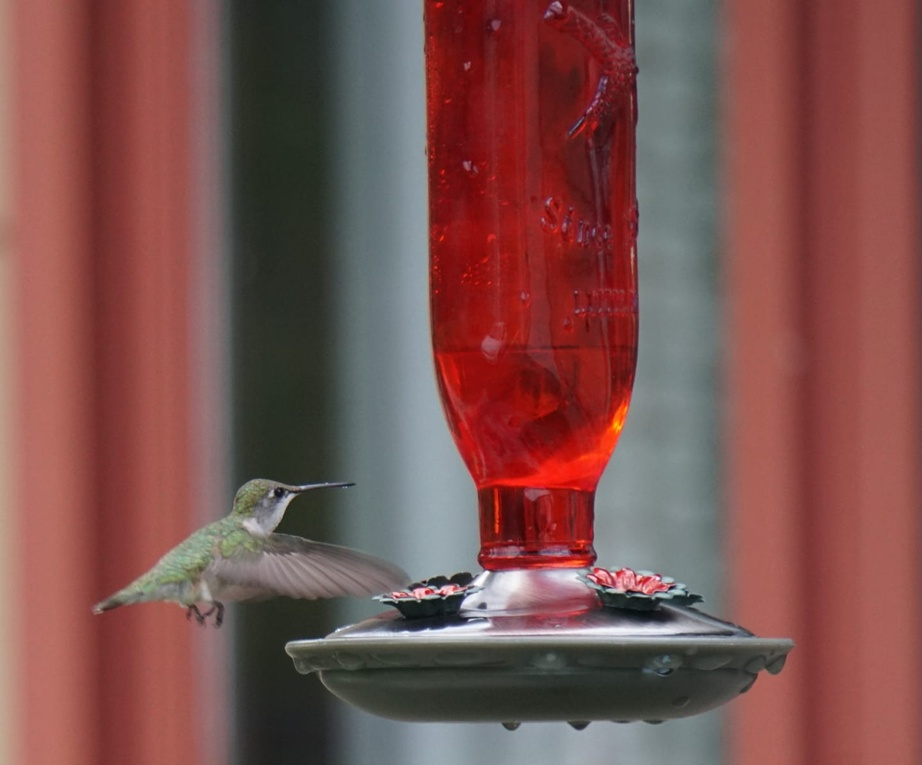
#> input picture CV/before/CV_WEEK02_2_AM/hummingbird.jpg, 922 x 765 px, shrunk from 1440 x 1195 before the run
$ python apply_flip.py
#> lines starting #> are read from the running program, lines starting #| are printed output that depends on the picture
from PIL import Image, ImageOps


## 위아래 변경
def flip(image_path, output_path):
#> called with image_path = 'hummingbird.jpg', output_path = 'hummingbird_fliped.jpg'
    image = Image.open(image_path)
#> image is the input picture: PIL image 922x765 RGB; mean R, G, B 124.8, 81.9, 78.8
    converted_image = ImageOps.flip(image)
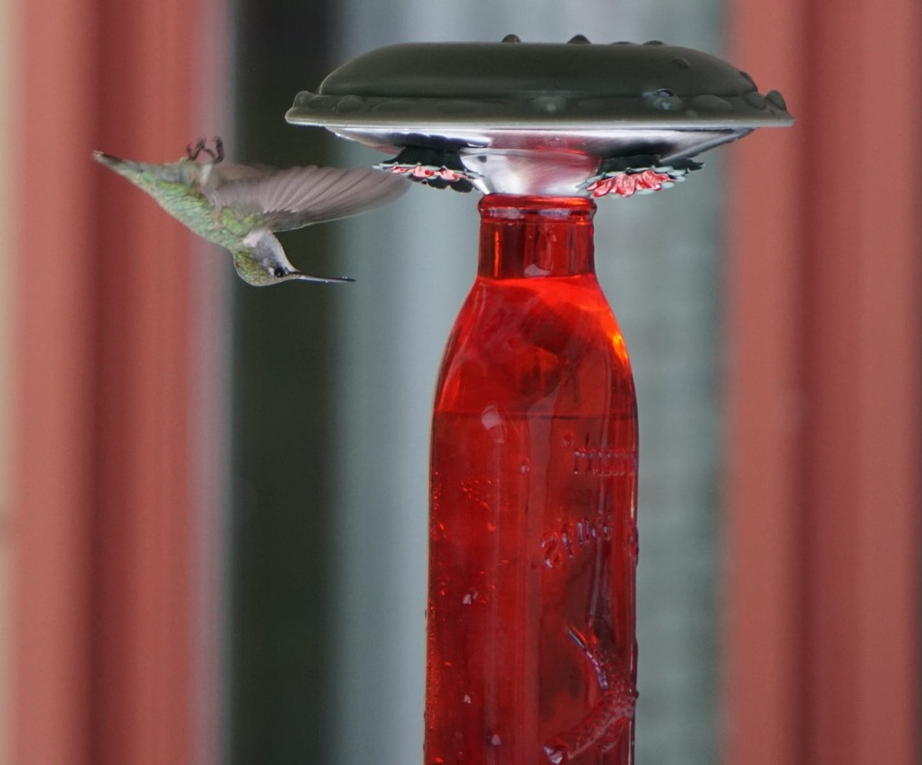
#> converted_image: PIL image 922x765 RGB; mean R, G, B 124.8, 81.9, 78.8
    converted_image.save(output_path)

if __name__ == "__main__":
    flip("hummingbird.jpg", "hummingbird_fliped.jpg")

$ run again, with CV/before/CV_WEEK02_2_AM/snowman.jpg copied over CV/before/CV_WEEK02_2_AM/hummingbird.jpg
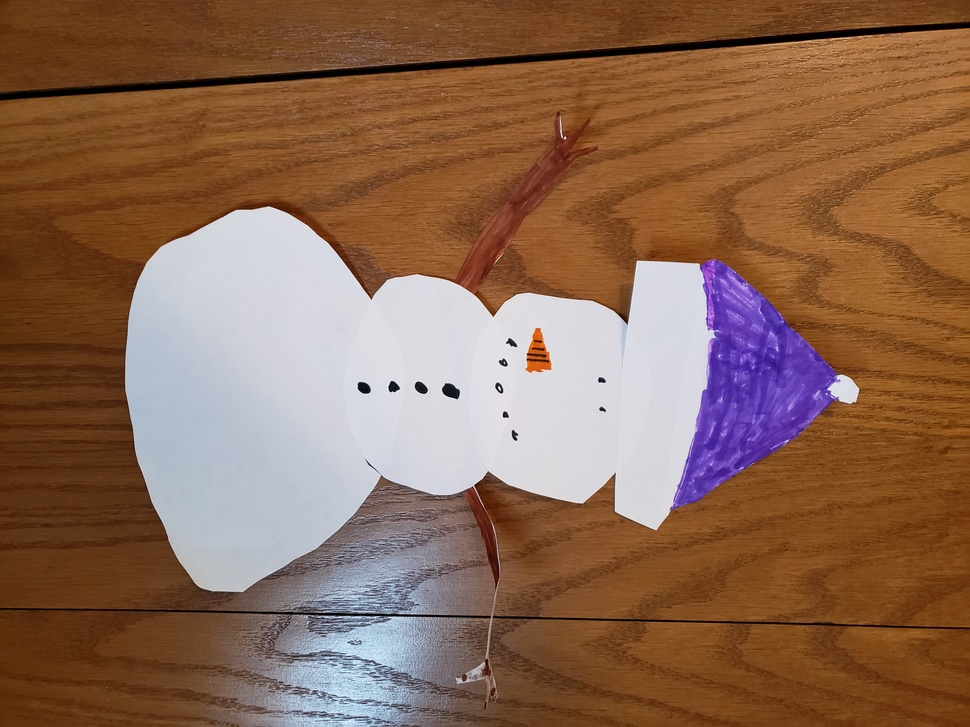
#> input picture CV/before/CV_WEEK02_2_AM/snowman.jpg, 970 x 727 px, shrunk from 4032 x 3024 before the run
#> in flip, image is the input picture: PIL image 970x727 RGB; mean R, G, B 139.2, 104, 82.5
#> in flip, `converted_image = ImageOps.flip(image)`:
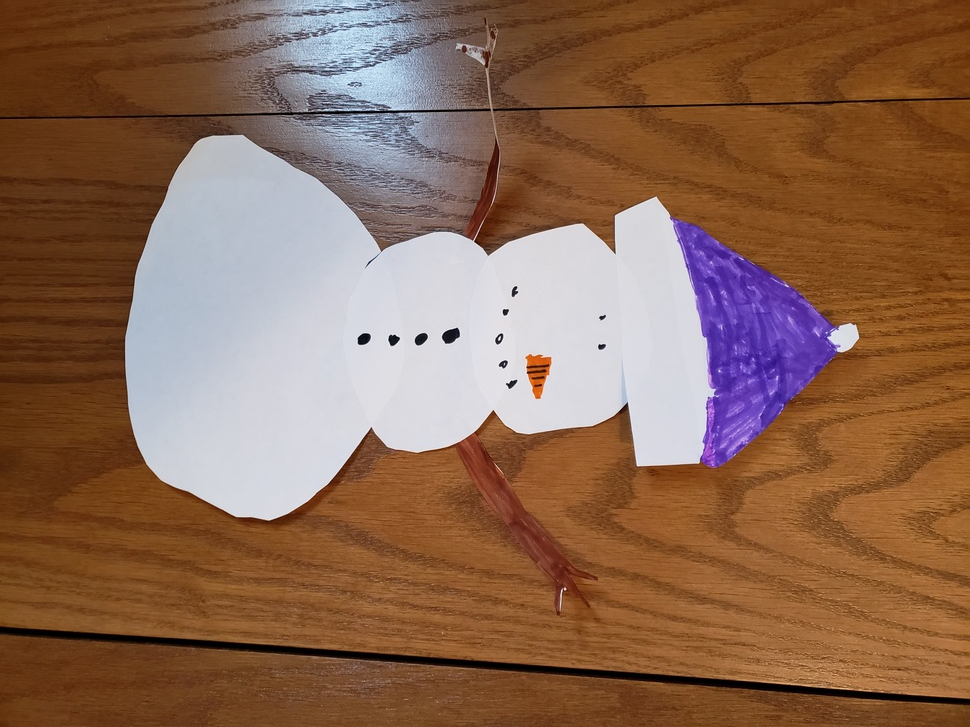
#> converted_image: PIL image 970x727 RGB; mean R, G, B 139.2, 104, 82.5

$ run again, with CV/before/CV_WEEK02_2_AM/snowman_exif_transposed.jpg copied over CV/before/CV_WEEK02_2_AM/hummingbird.jpg
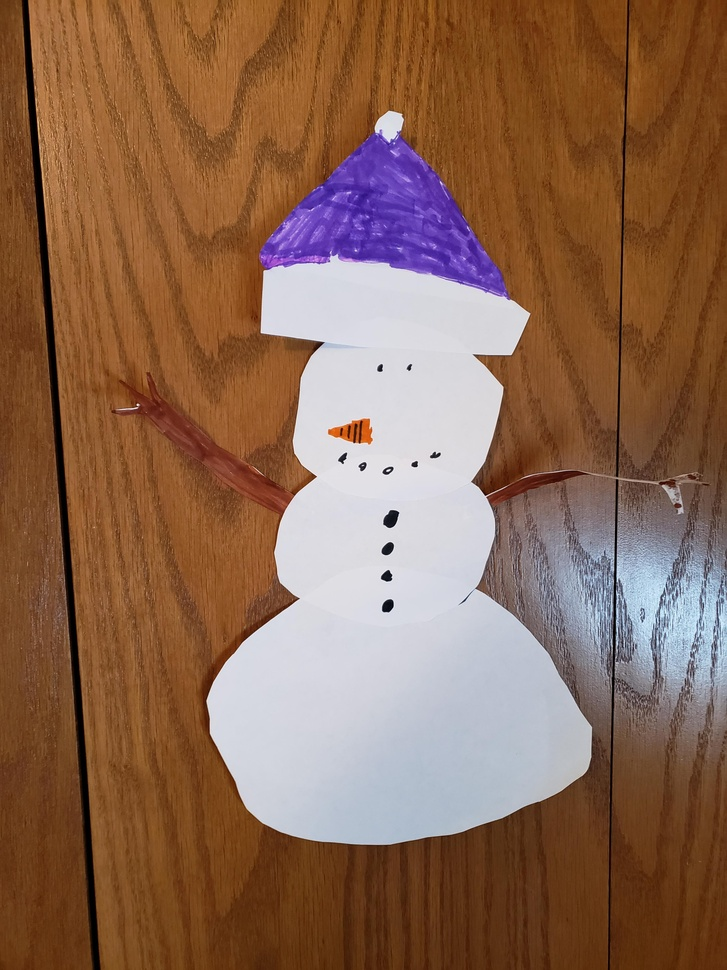
#> input picture CV/before/CV_WEEK02_2_AM/snowman_exif_transposed.jpg, 727 x 970 px, shrunk from 3024 x 4032 before the run
#> in flip, image is the input picture: PIL image 727x970 RGB; mean R, G, B 139.3, 103.9, 82.6
#> in flip, `converted_image = ImageOps.flip(image)`:
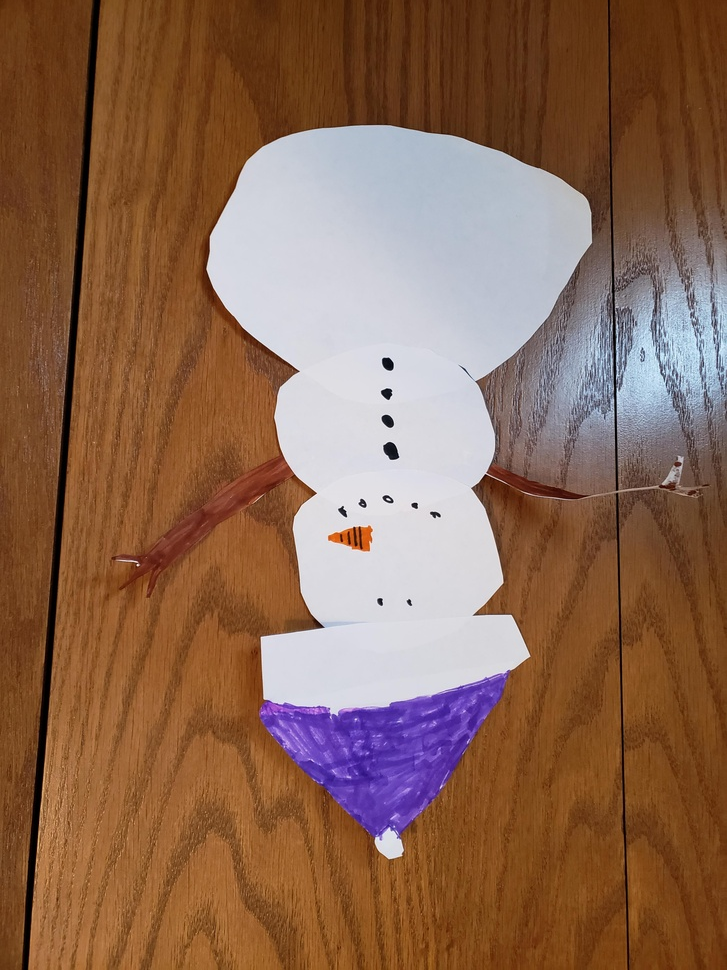
#> converted_image: PIL image 727x970 RGB; mean R, G, B 139.3, 103.9, 82.6
